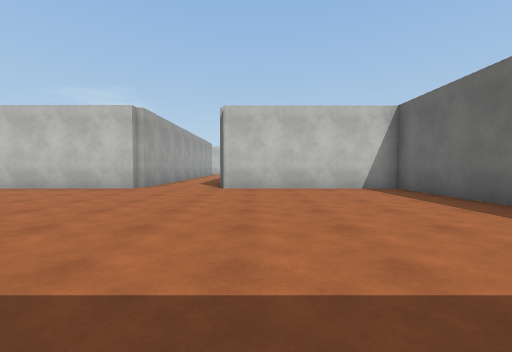
[1] (above)

16 first-person views from a walk through a scene from a Unity 3-D project. The camera is 1.2 m above the floor, tilts 2° down and sees 90° across. The floor is counted in squares, 2 m on a side. Each view is taken from the middle of a square. On the plan, view 1 faces up. The plan holds only what a view shows up to about 9 squares ahead; the rest is blank. The place goes on beyond the plan. The player is left out. Surface patterns are stand-ins for the level's own textures.

[2]
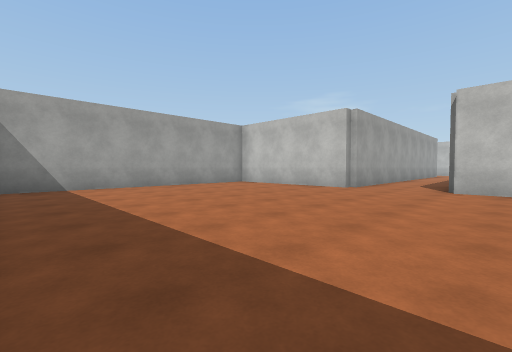

[3]
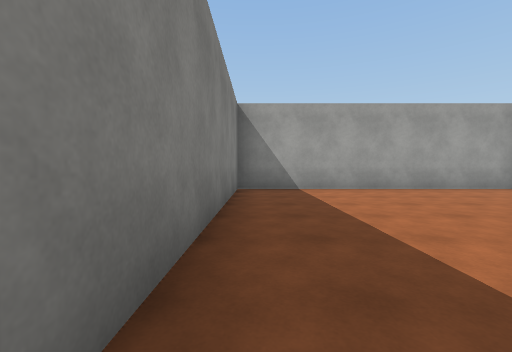

[4]
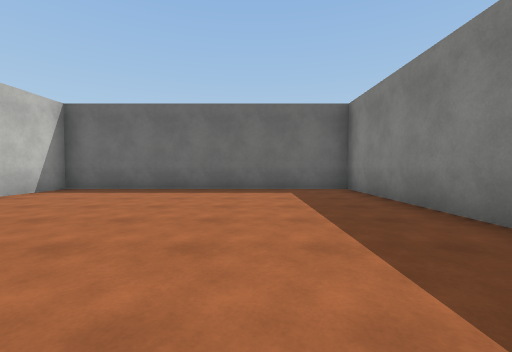

[5]
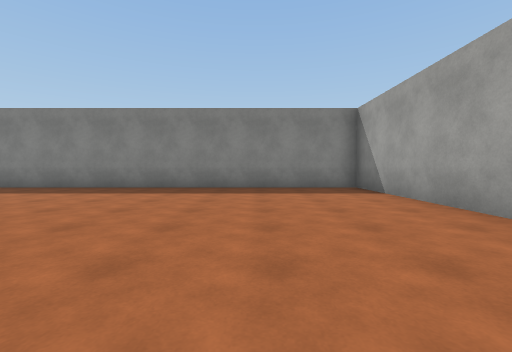

[6]
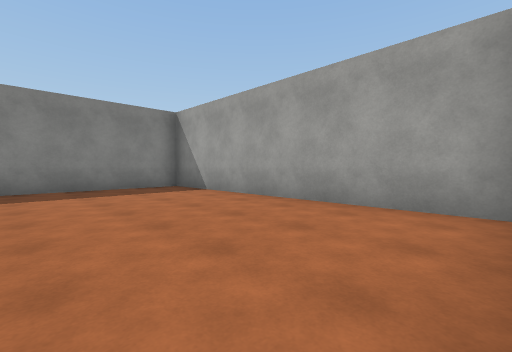

[7]
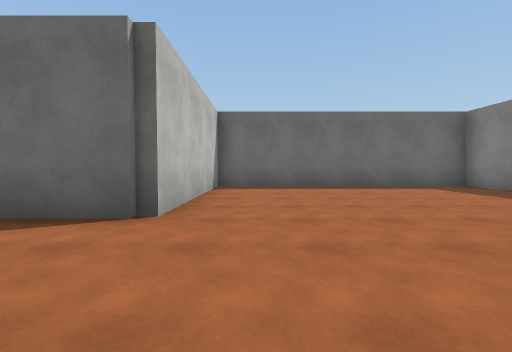

[8]
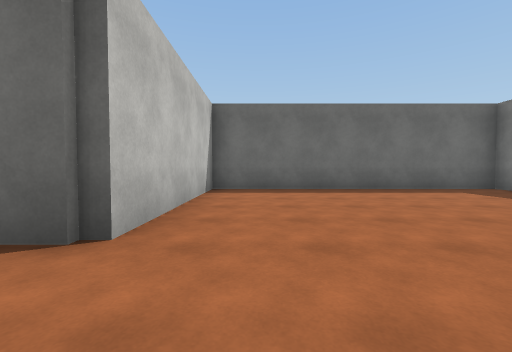

[9]
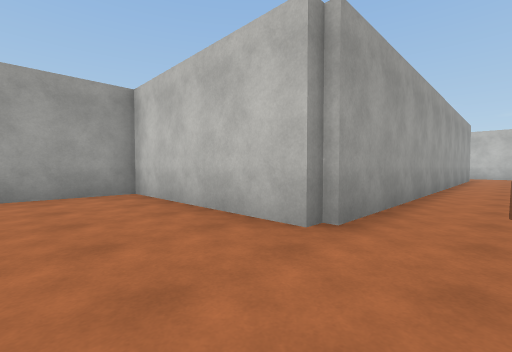

[10]
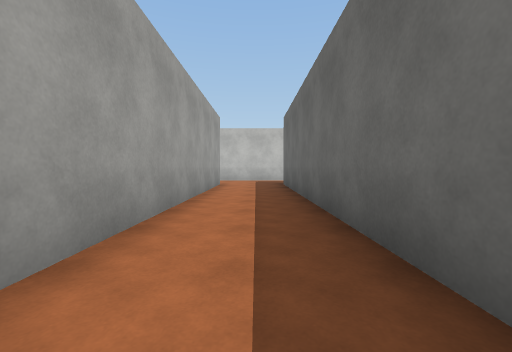

[11]
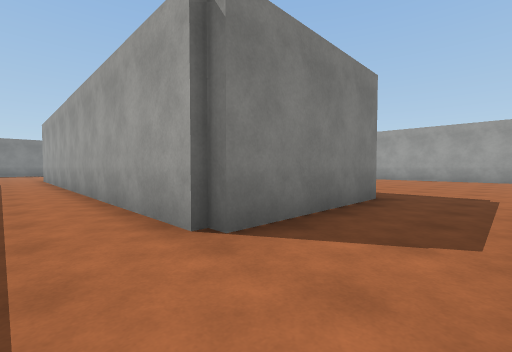

[12]
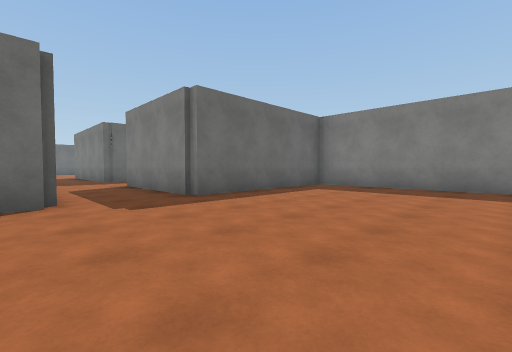

[13]
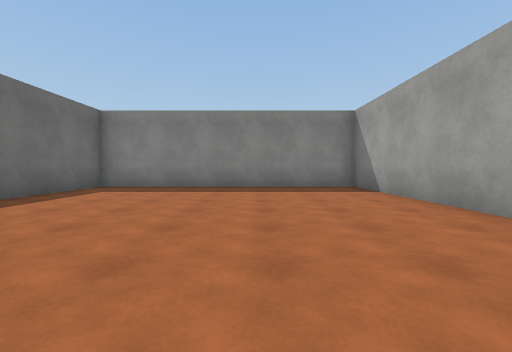

[14]
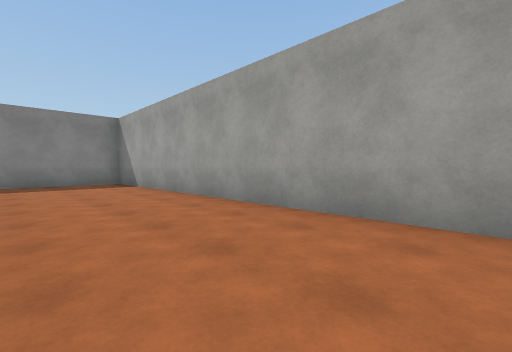

[15]
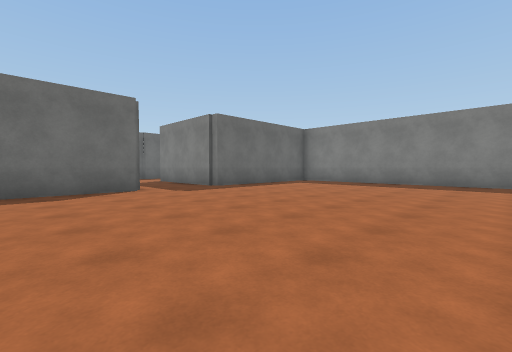

[16]
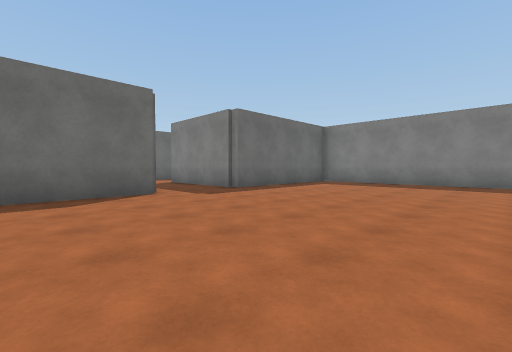

### Floor plan
Points are (right, up) in squares from view 1. A wall is a line through its corners. A room is listed if a view was taken in it or the views show most of it. See-through windows are left out.
Room 1 (views 1, 2, 3, 4, 5, 6, 7, 8, 9)
walls: (-3.2, 7.2) (-7.9, 7.2) (-7.9, -0.5) (4, -0.5) (4, 7.2) (-1, 7.2)
ways out: opening at (-2.5, 8) to room 2
Room 2 (views 10, 11, 12, 13, 14, 15, 16)
walls: (-7.3, 21.5) (-7.3, 24.1); (-15, 24.1) (-15, 14.2) (-7.3, 14.2) (-7.3, 19.2) (-3.2, 19.2) (-3.2, 7.2); (-1, 10.9) (-1, 18.8); (-1, 7.2) (-1, 9)
ways out: opening at (-2.5, 8) to room 1

Positions as (right, up) in squares from view 1, and headings:
1: (0, 0), facing up
2: (0, 0), facing up-left
3: (-1, 0), facing left
4: (-3, 2), facing right
5: (-5, 7), facing down
6: (-4, 7), facing down-left
7: (-4, 6), facing right
8: (-3, 6), facing right
9: (-2, 5), facing up-left
10: (-2, 10), facing up
11: (-2, 21), facing down-left
12: (-12, 22), facing down-right
13: (-12, 22), facing down
14: (-12, 24), facing down-left
15: (-14, 24), facing down-right
16: (-13, 24), facing down-right
